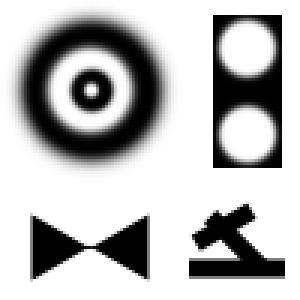
#> input picture Common/test.png, 100 x 100 px (shown 3 times larger)
$ python szakdoga2.py
#> lines starting #> are read from the running program, lines starting #| are printed output that depends on the picture
### Common/functions.py
import cv2
import copy
import numpy

# Reads a colored picture in gray
def imreadgray(img):
#> called with img = '../Common/test.png'
    image = cv2.imread(img)
#> image is the input picture: shape (100, 100, 3); min 0, max 255, mean 185.8
    img = cv2.cvtColor(image, cv2.COLOR_BGR2GRAY)
    return img

# Flips the values of a gray image to have 0 as white and 255 as black
def flip(img):
    size = img.shape
#> size = (100, 100)
    for row in range(0, size[0]):
        for col in range(0, (size[1])):
            img[row, col] = 255 - img[row, col]
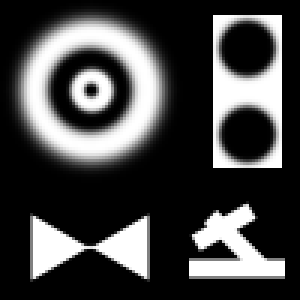
#> img: shape (100, 100) (shown 3 times larger); min 0, max 255, mean 69.2
    return img

# Calculates the value of R'
# [27 lines left out: functions rvalue, minimize, not called in this run]

# Minimize the given e point by itself and its neighbours if they are not zero
def minimizenotnull(b, d, h, f, e):
    ret = b
    index = 0
    neighbour = [b, d, h, f, e]
    while index < 4:
        if ret > neighbour[index+1] != 0:
            ret = neighbour[index+1]
        index += 1
    return ret

# Maximize the given e point by itself and its neighbours if they are not zero
def maximizenotnull(a, b, c, d, e, f, g, h, i):
    ret = a
    index = 0
    neighbour = [a, b, c, d, e, f, g, h, i]
    while index < 4:
        if ret < neighbour[index+1] != 0:
            ret = neighbour[index+1]
        index += 1
    return ret

# For the given e point check the neighbours if they have a value bigger than (e-R')
# [914 lines left out: functions notendpoint, connected, findpath, equalmatrix, makeequalmatrix, matrixzero and 31 more, not called in this run]

### ArcelliRamella_1995/szakdoga2.py
import cv2
import bcolors
from Common.functions import imreadgray
from Common.functions import flip
from Common.functions import minimizenotnull
from Common.functions import maximizenotnull
from Common.functions import nearestneighbour
from Common.functions import printmatrix

print(bcolors.OK, "                       _ _ _   _____                      _ _       ")
print("     /\                | | (_) |  __ \                    | | |      ")
print("    /  \   _ __ ___ ___| | |_  | |__) |__ _ _ __ ___   ___| | | __ _ ")
print("   / /\ \ | '__/ __/ _ \ | | | |  _  // _` | '_ ` _ \ / _ \ | |/ _` |")
print("  / ____ \| | | (_|  __/ | | | | | \ \ (_| | | | | | |  __/ | | (_| |")
print(" /_/    \_\_|  \___\___|_|_|_| |_|  \_\__,_|_| |_| |_|\___|_|_|\__,_|", bcolors.ENDC)

# Beolvasás szürkeárnyalatos képként
picture = 'test'

# img a transzformálás előtti állapot
img = imreadgray('../Common/' + picture + '.png')
# img2 a transzformálás utáni állapot
img2 = imreadgray('../Common/' + picture + '.png')
# helper
helper = imreadgray('../Common/' + picture + '.png')

# Értékek átkonvertálása 0-255
img = flip(img)
img2 = flip(img2)
helper = flip(helper)

# Inicializálás
size = img.shape
#> size = (100, 100)
h = 0
n = size[0]
#> n = 100
m = size[1]
#> m = 100
matrix = ['O'] * n
for x in range(n):
    matrix[x] = ['O'] * m
print(img2, '\n')
#> (printed output is left out)

# 1 Simítás minimalizálás és maximalizálás

for row in range(1, size[0] - 1):
    for col in range(1, size[1] - 1):
        if img2[row][col] != 0:
            img2[row][col] = minimizenotnull(img[row][col], img[row-1][col], img[row+1][col], img[row][col-1], img[row][col+1])
#> this loop made 98 passes
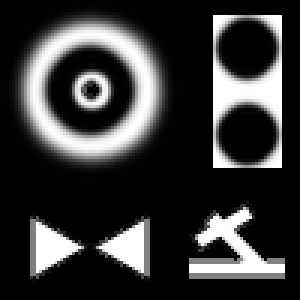
#> img2: shape (100, 100) (shown 3 times larger); min 0, max 255, mean 55.5

for row in range(1, size[0] - 1):
    for col in range(1, size[1] - 1):
        if img2[row][col] != 0:
            img2[row][col] = maximizenotnull(img[row][col], img[row-1][col], img[row-1][col-1], img[row][col-1], img[row+1][col-1] , img[row+1][col], img[row+1][col+1], img[row][col+1], img[row+1][col+1])
#> this loop made 98 passes
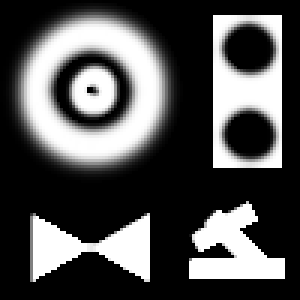
#> img2: shape (100, 100) (shown 3 times larger); min 0, max 255, mean 81.3

for row in range(1, size[0] - 1):
    for col in range(1, size[1] - 1):
        img[row][col] = img2[row][col]
        helper[row][col] = img2[row][col]

print(img2, '\n')
#> (printed output is left out)

# 2 Üregek kiválasztása és feltöltése/eltüntetése

for row in range(1, size[0] - 1):
    for col in range(1, size[1] - 1):
        if img2[row][col] != 0:
            if img2[row][col] <= img2[row +1 ][col] and img2[row][col] <= img2[row - 1][col] and img2[row][col] <= img2[row][col + 1] and img2[row][col] <= img2[row][col - 1]:
                matrix[row][col] = 'X'

for row in range(1, size[0] - 1):
    for col in range(1, size[1] - 1):
        if matrix[row][col] == 'X':
            if img2[row][col] != 0:
                if img2[row][col] == img2[row - 1][col] and matrix[row - 1][col] == 'O':
#> (the run stopped early here; a loop or call above may not have finished)
